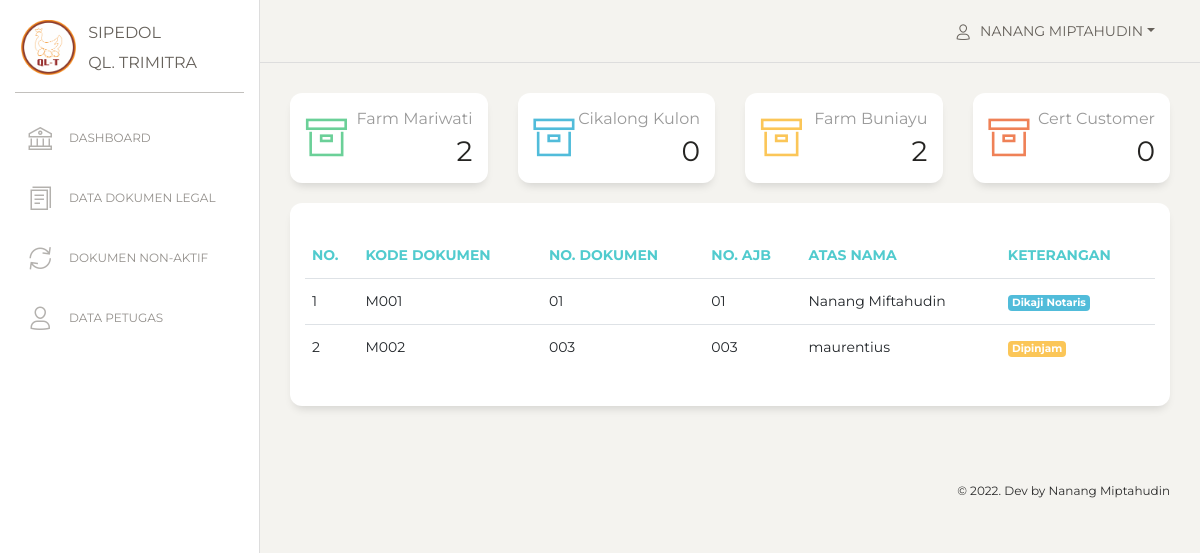
Page /view_admin/index_dashboard.php?titik_lokasi=1 (signed in) on the committed database.
### tables this page shows
CREATE TABLE `users` (
  `id` int(11) NOT NULL,
  `nama` varchar(255) NOT NULL,
  `email` varchar(255) NOT NULL,
  `username` varchar(255) NOT NULL,
  `password` varchar(255) NOT NULL,
  `role_id` int(11) NOT NULL,
  `date_created` date NOT NULL,
  `is_active` int(11) NOT NULL
);

CREATE TABLE `data_legal` (
  `id_legal` int(11) NOT NULL,
  `kode_dokumen` varchar(100) NOT NULL,
  `no_dokumen` varchar(100) NOT NULL,
  `no_hgb` varchar(100) NOT NULL,
  `no_ajb` varchar(100) NOT NULL,
  `luas_tanah` int(11) NOT NULL,
  `atas_nama` varchar(100) NOT NULL,
  `no_kuasa` varchar(100) NOT NULL,
  `titik_lokasi` int(11) NOT NULL,
  `file` varchar(255) NOT NULL,
  `status_dokumen` int(11) NOT NULL,
  `keterangan` varchar(256) NOT NULL,
  `date_created` date NOT NULL,
  `is_active` int(1) NOT NULL
);

CREATE TABLE `status_dokumen` (
  `id_status_dokumen` int(11) NOT NULL,
  `status` varchar(100) NOT NULL,
  `date_created` date NOT NULL
);

### functions.php (called while the page is built, shortened)
<?php
$conn = mysqli_connect("localhost", "root", "", "db_sipedol");
function query($query)
{
    global $conn;
    $result = mysqli_query($conn, $query);
    $rows = [];
    while ($row = mysqli_fetch_assoc($result)) {
        $rows[] = $row;
    }
    return $rows;
}

### view_admin/index_dashboard.php (the view, shortened to what this page needs)
<?php
include "../view_template/header.php";
include "../view_template/sidebar.php";
include "../view_template/topbar.php";
$total_f = count(query("SELECT * FROM data_legal WHERE titik_lokasi = 1 AND is_active = 1"));
$total_r = count(query("SELECT * FROM data_legal WHERE titik_lokasi = 2 AND is_active = 1"));
$total_b = count(query("SELECT * FROM data_legal WHERE titik_lokasi = 3 AND is_active = 1"));
$total_c = count(query("SELECT * FROM data_legal WHERE titik_lokasi = 4 AND is_active = 1"));
$titik_lokasi = $_GET["titik_lokasi"];
$legal = query("SELECT * FROM data_legal
                INNER JOIN titik_lokasi ON data_legal.titik_lokasi = titik_lokasi.id_titik_lokasi
                INNER JOIN status_dokumen ON data_legal.status_dokumen = status_dokumen.id_status_dokumen
                WHERE titik_lokasi = $titik_lokasi
                AND is_active = 1
                ");
?>
<div class="content">
    <div class="row">
        <div class="col-lg-3 col-md-6 col-sm-6">
            <a href="index_dashboard.php?titik_lokasi=1">
                <div class="card card-stats">
                    <div class="card-body ">
                        <div class="row pb-2">
                            <div class="col-2 col-md-2">
                                <div class="icon-big text-center icon-warning">
                                    <i class="nc-icon nc-box text-success"></i>
                                </div>
                            </div>
                            <div class="col-10 col-md-10">
                                <div class="numbers">
                                    <p class="card-category">Farm Mariwati</p>
                                    <p class="card-title"><?= $total_f; ?>
                                </div>
                            </div>
                        </div>
                    </div>
                </div>
            </a>
        </div>
        <div class="col-lg-3 col-md-6 col-sm-6">
            <a href="index_dashboard.php?titik_lokasi=2">
                <div class="card card-stats">
                    <div class="card-body ">
                        <div class="row pb-2">
                            <div class="col-2 col-md-2">
                                <div class="icon-big text-center icon-warning">
                                    <i class="nc-icon nc-box text-info"></i>
                                </div>
                            </div>
                            <div class="col-10 col-md-10">
                                <div class="numbers">
                                    <p class="card-category">Cikalong Kulon</p>
                                    <p class="card-title"><?= $total_r; ?>
                                </div>
                            </div>
                        </div>
                    </div>
                </div>
            </a>
        </div>
        <div class="col-lg-3 col-md-6 col-sm-6">
            <a href="index_dashboard.php?titik_lokasi=3">
                <div class="card card-stats">
                    <div class="card-body ">
                        <div class="row pb-2">
                            <div class="col-2 col-md-2">
                                <div class="icon-big text-center icon-warning">
                                    <i class="nc-icon nc-box text-warning"></i>
                                </div>
                            </div>
                            <div class="col-10 col-md-10">
                                <div class="numbers">
                                    <p class="card-category">Farm Buniayu</p>
                                    <p class="card-title"><?= $total_b; ?>
                                </div>
                            </div>
                        </div>
                    </div>
                </div>
            </a>
        </div>
        <div class="col-lg-3 col-md-6 col-sm-6">
            <a href="index_dashboard.php?titik_lokasi=4">
                <div class="card card-stats">
                    <div class="card-body ">
                        <div class="row pb-2">
                            <div class="col-2 col-md-2">
                                <div class="icon-big text-center icon-warning">
                                    <i class="nc-icon nc-box text-danger"></i>
                                </div>
                            </div>
                            <div class="col-10 col-md-10">
                                <div class="numbers">
                                    <p class="card-category">Cert Customer</p>
                                    <p class="card-title"><?= $total_c; ?>
                                </div>
                            </div>
                        </div>
                    </div>
                </div>
            </a>
        </div>
    </div>
    <div class="row">
        <div class="col-md-12">
            <div class="card ">
                <div class="card-header ">
                </div>
                <div class="card-body ">
                    <div class="table-responsive">
                        <table class="table">
                            <thead class=" text-primary">
                                <th>No.</th>
                                <th>Kode Dokumen</th>
                                <th>No. Dokumen</th>
                                <th>No. AJB</th>
                                <th>Atas Nama</th>
                                <th>Keterangan</th>
                            </thead>
                            <tbody>
                                <?php $i = 1; ?>
                                <?php foreach ($legal as $l) : ?>
                                    <tr>
                                        <td><?= $i; ?></td>
                                        <td><?= $l["kode_dokumen"]; ?></td>
                                        <td><?= $l["no_dokumen"]; ?></td>
                                        <td><?= $l["no_ajb"]; ?></td>
                                        <td><?= $l["atas_nama"]; ?></td>
                                        <td>
                                            <?php if ($l["id_status_dokumen"] == 1) : ?>
                                                <span class="badge bg-info text-white"><?= $l["status"]; ?></span>
                                            <?php elseif ($l["id_status_dokumen"] == 2) : ?>
                                                <span class="badge bg-success text-white"><?= $l["status"]; ?></span>
                                            <?php elseif ($l["id_status_dokumen"] == 3) : ?>
                                                <span class="badge bg-warning text-white"><?= $l["status"]; ?></span>
                                            <?php else : ?>
                                                <span class="badge bg-danger text-white"><?= $l["status"]; ?></span>
                                            <?php endif; ?>
                                        </td>
                                    </tr>
                                    <?php $i++; ?>
                                <?php endforeach; ?>
                            </tbody>
                        </table>
                    </div>
                </div>
            </div>
        </div>
    </div>
</div>
<?php include "../view_template/footer.php"; ?>

### view_template/topbar.php (shortened to what this page needs)
<nav class="navbar navbar-expand-lg navbar-absolute fixed-top navbar-transparent">
    <div class="container-fluid">
        <div class="navbar-wrapper">
            <a class="navbar-brand" href="javascript:;">Dashboard</a>
        </div>
        <div class="collapse navbar-collapse justify-content-end" id="navigation">
            <ul class="navbar-nav">
                <li class="nav-item btn-rotate dropdown">
                    <a class="nav-link dropdown-toggle" href="#" id="navbarDropdownMenuLink" data-toggle="dropdown" aria-haspopup="true" aria-expanded="false">
                        <i class="nc-icon nc-single-02"></i>
                        <p>
                            <span class="d-md-block"><?= $user["nama"]; ?></span>
                        </p>
                    </a>
                </li>
            </ul>
        </div>
    </div>
</nav>
<div class="wrapper ">
    <div class="main-panel">

### rows in the picture
users: nama "NANANG MIPTAHUDIN"
data_legal: kode_dokumen "M001", no_dokumen "01", no_ajb "01", atas_nama "Nanang Miftahudin", status_dokumen.status "Dikaji Notaris"
data_legal: kode_dokumen "M002", no_dokumen "003", no_ajb "003", atas_nama "maurentius", status_dokumen.status "Dipinjam"

### other values in the picture
$total_f "2"
$total_r "0"
$total_b "2"
$total_c "0"
